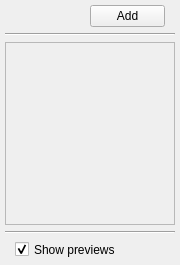
<?xml version="1.0" encoding="UTF-8"?>
<ui version="4.0">
 <class>TFPalette</class>
 <widget class="QMainWindow" name="TFPalette">
  <property name="geometry">
   <rect>
    <x>0</x>
    <y>0</y>
    <width>180</width>
    <height>265</height>
   </rect>
  </property>
  <property name="minimumSize">
   <size>
    <width>180</width>
    <height>265</height>
   </size>
  </property>
  <property name="maximumSize">
   <size>
    <width>16777215</width>
    <height>16777215</height>
   </size>
  </property>
  <property name="windowTitle">
   <string>Transfer Function Palette</string>
  </property>
  <widget class="QWidget" name="paletteArea">
   <property name="minimumSize">
    <size>
     <width>0</width>
     <height>0</height>
    </size>
   </property>
   <property name="maximumSize">
    <size>
     <width>16777215</width>
     <height>16777215</height>
    </size>
   </property>
   <widget class="QWidget" name="paletteLayoutWidget" native="true">
    <property name="geometry">
     <rect>
      <x>0</x>
      <y>0</y>
      <width>180</width>
      <height>265</height>
     </rect>
    </property>
    <layout class="QVBoxLayout" name="paletteLayout">
     <property name="margin">
      <number>5</number>
     </property>
     <item>
      <layout class="QHBoxLayout" name="addRemoveLayout">
       <property name="spacing">
        <number>10</number>
       </property>
       <property name="leftMargin">
        <number>10</number>
       </property>
       <property name="topMargin">
        <number>0</number>
       </property>
       <property name="rightMargin">
        <number>10</number>
       </property>
       <property name="bottomMargin">
        <number>0</number>
       </property>
       <item>
        <spacer name="horizontalSpacer">
         <property name="orientation">
          <enum>Qt::Horizontal</enum>
         </property>
         <property name="sizeHint" stdset="0">
          <size>
           <width>40</width>
           <height>20</height>
          </size>
         </property>
        </spacer>
       </item>
       <item>
        <widget class="QPushButton" name="addButton">
         <property name="minimumSize">
          <size>
           <width>75</width>
           <height>0</height>
          </size>
         </property>
         <property name="maximumSize">
          <size>
           <width>75</width>
           <height>16777215</height>
          </size>
         </property>
         <property name="text">
          <string>Add</string>
         </property>
         <property name="shortcut">
          <string>Alt+A</string>
         </property>
         <property name="default">
          <bool>false</bool>
         </property>
        </widget>
       </item>
      </layout>
     </item>
     <item>
      <widget class="Line" name="lineTop">
       <property name="orientation">
        <enum>Qt::Horizontal</enum>
       </property>
      </widget>
     </item>
     <item>
      <widget class="QScrollArea" name="scrollArea">
       <property name="minimumSize">
        <size>
         <width>0</width>
         <height>0</height>
        </size>
       </property>
       <property name="maximumSize">
        <size>
         <width>16777215</width>
         <height>16777215</height>
        </size>
       </property>
       <property name="verticalScrollBarPolicy">
        <enum>Qt::ScrollBarAsNeeded</enum>
       </property>
       <property name="horizontalScrollBarPolicy">
        <enum>Qt::ScrollBarAlwaysOff</enum>
       </property>
       <property name="widgetResizable">
        <bool>true</bool>
       </property>
       <widget class="QWidget" name="scrollAreaWidget">
        <property name="geometry">
         <rect>
          <x>0</x>
          <y>0</y>
          <width>168</width>
          <height>176</height>
         </rect>
        </property>
       </widget>
      </widget>
     </item>
     <item>
      <widget class="Line" name="lineBottom">
       <property name="orientation">
        <enum>Qt::Horizontal</enum>
       </property>
      </widget>
     </item>
     <item>
      <layout class="QHBoxLayout" name="previewCheckLayout">
       <property name="spacing">
        <number>10</number>
       </property>
       <property name="leftMargin">
        <number>10</number>
       </property>
       <property name="topMargin">
        <number>0</number>
       </property>
       <property name="rightMargin">
        <number>10</number>
       </property>
       <property name="bottomMargin">
        <number>0</number>
       </property>
       <item>
        <widget class="QCheckBox" name="previewsCheck">
         <property name="minimumSize">
          <size>
           <width>0</width>
           <height>15</height>
          </size>
         </property>
         <property name="maximumSize">
          <size>
           <width>16777215</width>
           <height>15</height>
          </size>
         </property>
         <property name="text">
          <string>Show previews</string>
         </property>
         <property name="checked">
          <bool>true</bool>
         </property>
        </widget>
       </item>
       <item>
        <spacer name="horizontalSpacer1">
         <property name="orientation">
          <enum>Qt::Horizontal</enum>
         </property>
         <property name="sizeHint" stdset="0">
          <size>
           <width>40</width>
           <height>20</height>
          </size>
         </property>
        </spacer>
       </item>
      </layout>
     </item>
    </layout>
   </widget>
  </widget>
  <action name="actionLoad">
   <property name="text">
    <string>Load</string>
   </property>
   <property name="shortcut">
    <string>Ctrl+L</string>
   </property>
  </action>
  <action name="actionA">
   <property name="text">
    <string>a</string>
   </property>
  </action>
  <action name="actionNew">
   <property name="text">
    <string>New</string>
   </property>
   <property name="shortcut">
    <string>Ctrl+N</string>
   </property>
  </action>
 </widget>
 <resources/>
 <connections/>
</ui>
